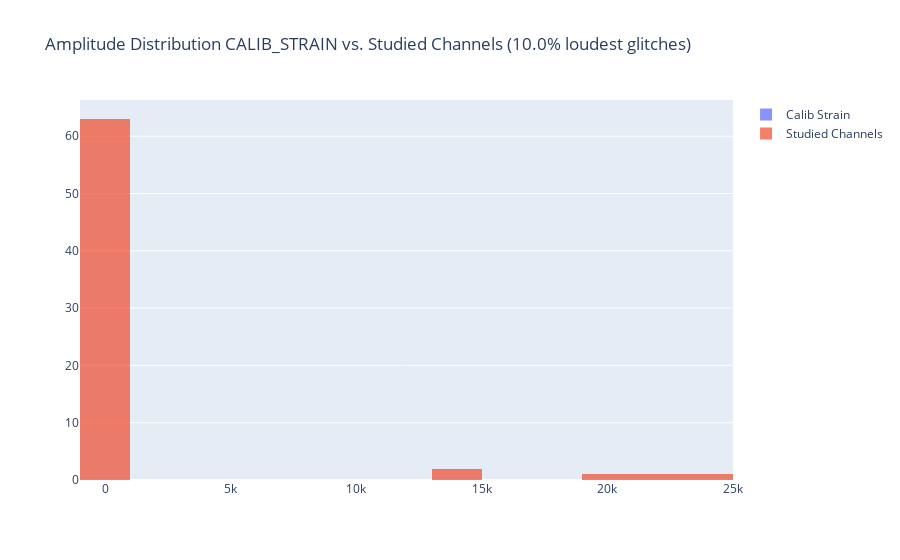

Notebook code cell kept with this figure:
### Markdown cell above
### Data Exploration

#### 1) Amplitude for top 10% loudest glitches on calib_strain vs. studied channels

### Code cell
fig = go.Figure()
x = 0.1 # snr cutoff (get x% loudest, i.e. 0.1 to get 10% loudest glitches)
snr_list = np.sort(calib["snr"])
snr_cutoff = (snr_list[int((1-x)*len(snr_list)):])[0] # find cutoff point
hist_calib = go.Histogram(x=calib[calib["snr"] >= snr_cutoff]["amplitude"], name="Calib Strain")
fig.add_trace(hist_calib)

snr_list = np.sort(df["snr"])
snr_cutoff = (snr_list[int((1-x)*len(snr_list)):])[0] # find cutoff point
hist_df = go.Histogram(x=df[df["snr"] >= snr_cutoff]["amplitude"], name="Studied Channels")
fig.add_trace(hist_df)

fig.update_layout(title=f"Amplitude Distribution CALIB_STRAIN vs. Studied Channels ({100*x}% loudest glitches)")
fig.update_layout(barmode='overlay')
fig.update_traces(opacity=0.75)
fig.show()

### Figure 1 — Plotly figure (JSON) as saved in the notebook; plotly's stock layout.template omitted (floating-point values rounded to 4 significant figures)
{"data": [{"name": "Calib Strain", "opacity": 0.75, "type": "histogram", "x": [5.39e-21, 5.37e-21, 6.57e-21, 2.74e-21, 3.95e-21, 4.35e-21, 4.05e-21, 1.09e-19, 2.01e-19, 7.6e-21, 3.91e-21, 1.37e-20, 3.46e-21, 2.15e-20, 1.45e-20, 3.29e-21, 1.64e-20, 4.61e-21, 4.4e-20, 1.98e-21, 9.43e-21, 1.92e-21, 2.56e-21, 3.66e-21, 2.46e-21, 2.81e-20, 2.33e-21, 4.87e-21, 2.79e-21, 1.96e-21, 6.05e-21, 1.94e-21, 2.53e-19, 2.44e-21, 4e-21, 7.58e-20, 2.31e-21, 3.45e-21, 2.2e-21, 2.33e-21, 2.01e-20, 6.28e-21, 3.36e-21, 8.02e-19, 4.68e-21, 3.7e-21, 2.81e-21, 1.87e-21, 3.16e-21, 5.71e-21, 4.13e-19, 2.39e-20, 3.06e-21, 3.23e-21, 3.74e-21, 2.55e-21]}, {"name": "Studied Channels", "opacity": 0.75, "type": "histogram", "x": [0.01488, 0.005472, 0.003671, 0.03095, 0.009758, 30.63, 0.2711, 0.1703, 2.578, 1.68, 0, 0.4606, 37.38, 0.03112, 2.183, 14100.0, 0.4708, 27.61, 0.6642, 0.02489, 1.409, 0.006959, 0.1197, 0.185, 0.3836, 0.00472, 10.53, 8.452, 27.75, 0.006755, 0.03882, 1.145, 0.6956, 101.5, 2.581, 13950.0, 1.113, 0.0914, 0.2122, 0.2609, 0.1583, 0.2023, 0.2016, 0.6287, 0.5972, 0.2423, 0.1759, 0.2487, 0.2291, 0.1824, 0.6269, 0.006278, 19.11, 0.4722, 14.93, 15.72, 0.007448, 3.455, 3.503, 19420.0, 21620.0, 2.312, 0.2401, 3.08, 23380.0, 0.1124, 3.723, 69.37]}], "layout": {"barmode": "overlay", "title": {"text": "Amplitude Distribution CALIB_STRAIN vs. Studied Channels (10.0% loudest glitches)"}}}
